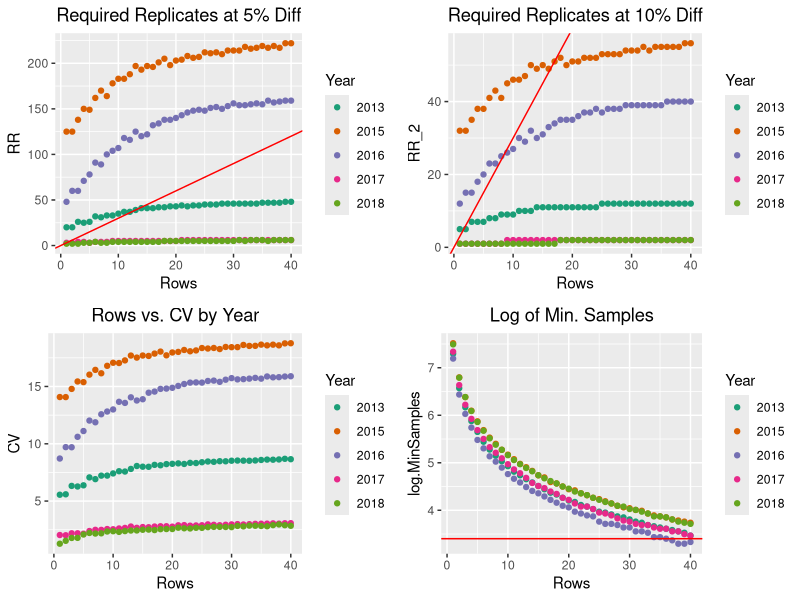
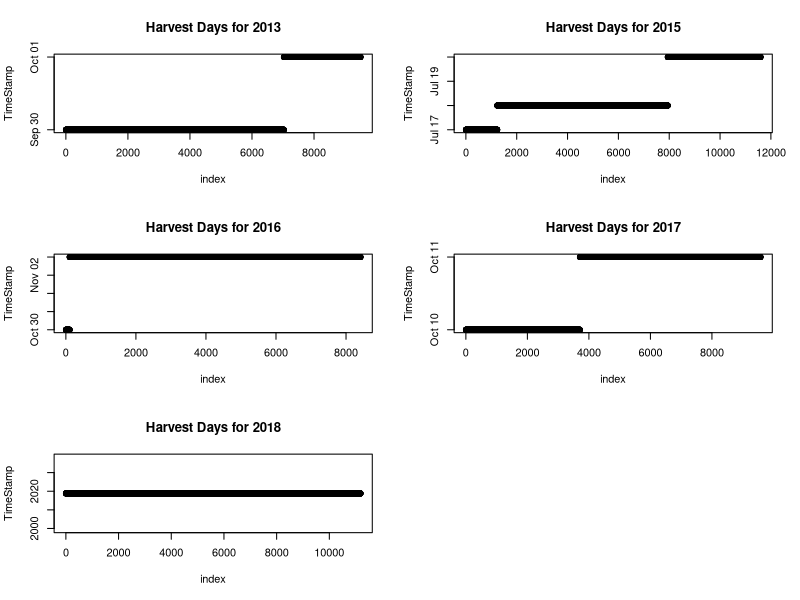

Write R code to recreate these figures, in order. (Note: a time limit stopped this script after it produced the figures.)
## ---- chunk 1
start <- Sys.time()
## ---- chunk 2
# install.packages('dplyr')
suppressWarnings(suppressMessages(library(dplyr)))
# install.packages('ggplot2')
suppressWarnings(suppressMessages(library(ggplot2)))
# install.packages('RColorBrewer')
suppressWarnings(suppressMessages(library(RColorBrewer)))
# install.packages('gridExtra')
suppressWarnings(suppressMessages(library(gridExtra)))
## ---- chunk 3
df <- list(home.2013=read.csv('home.2013.csv',header = T),
           home.2015=read.csv('home.2015.csv',header = T),
           home.2016=read.csv('home.2016.csv',header = T),
           home.2017=read.csv('home.2017.csv',header = T),
           home.2018=read.csv('home.2018.csv',header = T))
## ---- chunk 4
rr.func <- function(g_mean,sd,dif,alpha = 0.05, beta = 0.20) {
  z_alpha <- qnorm(1-alpha/2)
  z_beta <- qnorm(1-beta)
  cv <- sd/g_mean
  return(ceiling(2*((cv/dif)^2)*((z_alpha + z_beta)^2)))
}
## ---- chunk 5
optrr.func <- function(years,max_long,max_lat,lat_seq,long_length,dif_1,dif_2){ # begin function
  # Determining length of the data frame to store results from the function
  optrr.length <- length(years)*tail(lat_seq,n=1)  
  # Empty data frame used to store Year,CV, Rows, and RR
  optrr.dat <- data.frame(Year=numeric(length=optrr.length),
                        CV=numeric(length=optrr.length),
                        Rows=numeric(length=optrr.length),
                        RR=numeric(length=optrr.length),
                        RR_2=numeric(length=optrr.length),
                        log.MinSamples=numeric(length=optrr.length))
  k=1
  for(j in 1:length(years)){ # begin 1st for loop
    g_mean <- mean(df[[j]]$Yield)
    for(i in lat_seq){ # begin 2nd for loop
      n = 1
      # Temporary vector to store observations per grid cell to calculate the estimates
      temp.est <- vector(length=lat_seq[i]*long_length)
      # Temporary vector to store sample sizes to calculate the minimum sample number
      n_sum.est <- vector(length=lat_seq[i]*long_length)
      # Loop to determine which observations go into which grid cell
      for(long in 1:long_length){ # begin 3nd for loop
        for(lat in 1:lat_seq[i]){ # begin 4th for loop
          x <- df[[j]] %>% select(Yield,Longitude,Latitude) %>% 
               filter(Longitude <= max_long/long_length * long &
                      Latitude <= max_lat/lat_seq[i] * lat &
                      Longitude >= max_long/long_length * (long-1) &
                      Latitude >= max_lat/lat_seq[i]* (lat-1)
               )
          temp.est[n] <- mean(x$Yield)
          n_sum.est[n] <- length(x$Yield)
          n <- n + 1
        } # end 4th for loop
      } # end 3rd for loop
      optrr.dat$Year[k] <- year[j]
      
      optrr.dat$CV[k] <- sd(temp.est)/g_mean*100
      optrr.dat$Rows[k] <- i
      # Running the RR function to determine RR per iteration
      # Using grand mean for RR calculations (mean for all observations within a year)
      # Using the sample standard deviation for RR calculations 
      # (SD for all estimates within a year)
      optrr.dat$RR[k] <- rr.func(g_mean,sd(temp.est),dif)
      optrr.dat$RR_2[k] <- rr.func(g_mean,sd(temp.est),dif_2)
      # Calculating the minimum number of samples per iteration then converting to log
      optrr.dat$log.MinSamples[k] <- log(min(n_sum.est))
      k <- k + 1  
    } # end 2nd for loop
  } # end 1st for loop
  # Converting the years to character string for graphing purposes
  optrr.dat$Year <- as.character(optrr.dat$Year)
  return(optrr.dat)
} # end function
## ---- chunk 6
year <- c(2013,2015,2016,2017,2018)
max_long <- 600
max_lat <- 400
lat_seq <- 1:40
long_length <- 6
dif = 0.05
dif_2 = 0.1
plot <- list()
# Running optimal RR function to prepare data for graphing at diff = 5% & 10%
optrr.dat <- optrr.func(year,max_long,max_lat,lat_seq,long_length,dif,dif_2)
# Plotting data using ggplot and scale+_color_brewer to year color
# palette
plot[[1]]<-(ggplot(optrr.dat,aes(Rows,RR,colour = Year)) + geom_point() +
 scale_color_brewer(palette = 'Dark2') + 
 ggtitle('Required Replicates at 5% Diff') +
 # Creates line at slope = 3 to show RR boundries
 geom_abline(intercept = 0, slope = 3, col = 'red') +
 theme(plot.title = element_text(hjust = 0.5))) 

plot[[2]]<-(ggplot(optrr.dat,aes(Rows,RR_2,colour = Year)) + geom_point() +
 scale_color_brewer(palette = 'Dark2') + 
 ggtitle('Required Replicates at 10% Diff') +
 geom_abline(intercept = 0, slope = 3, col = 'red') +
 theme(plot.title = element_text(hjust = 0.5))) 

plot[[3]]<-(ggplot(optrr.dat,aes(Rows,CV,colour = Year)) + geom_point() +
 scale_color_brewer(palette = 'Dark2') + ggtitle('Rows vs. CV by Year') +
 theme(plot.title = element_text(hjust = 0.5)))

plot[[4]]<-(ggplot(optrr.dat,aes(Rows,log.MinSamples,colour = Year)) + geom_point() 
  + scale_color_brewer(palette = 'Dark2') + ggtitle('Log of Min. Samples') +
    geom_abline(intercept = log(30), slope = 0, col = 'red') +
    theme(plot.title = element_text(hjust = 0.5))) 

grid.arrange(plot[[1]],plot[[2]],plot[[3]],plot[[4]],ncol=2)
## ---- chunk 7
# Empty vector that will hold the summation of the screening analysis
ds <- vector(length=length(df))

for(j in 1:length(df)){ # begin 1st for loop
  # Transforms the TimeStamp data to a date format
  # I rounded the date to exclude hour and minute as it is not necessary
  # for this analysis
  df[[j]]$TimeStamp <- as.Date(as.character(df[[j]]$TimeStamp),'%Y-%m-%d')
  for(i in 1:length(df[[j]]$TimeStamp)){ # begin 2nd for loop
    # If statement that determines if the difference is less than or equal to
    # 7 days
    if(df[[j]]$TimeStamp[i]-(min(df[[j]]$TimeStamp))<=7){ # begin if statement-True
      df[[j]]$Harvest[i] <- 0} # end if statement - True
    else df[[j]]$Harvest[i] <- 1
  } # end 2nd for loop
} # end 1st for loop
# Loop to sum Harvest column per year
for(i in 1:length(df)){ # begin for loop
  ds[i] <- sum(df[[i]]$Harvest)
} # end for loop

ds
## ---- chunk 8
par(mfrow=c(3,2))

for(j in 1:length(year)){
  index <- 1:length(df[[j]][,1])
  plot(df[[j]]$TimeStamp~index,main = paste0('Harvest Days for ',year[j]),
       ylab='TimeStamp')
}
## ---- chunk 9
# Data frame used to store min/max data for longitude and latitude
long_lat_check <- data.frame(Year=year, lat_min=numeric(length = length(df)),
                             lat_max=numeric(length = length(df)),
                             long_min=numeric(length = length(df)),
                             long_max=numeric(length = length(df)))
# Loop to add data to the data frame across the years.
for(j in 1:length(df)){
  long_lat_check[j,2] <- min(df[[j]][,2])
  long_lat_check[j,3] <- max(df[[j]][,2])
  long_lat_check[j,4] <- min(df[[j]][,3])
  long_lat_check[j,5] <- max(df[[j]][,3])
}
long_lat_check
## ---- chunk 10
# Setting the number of rows and columns based on the grid size 
lat_length <- 20
long_length <- 6
k=1
est.length <- lat_length*long_length*length(year)
est.dat <- data.frame(year=numeric(est.length), Estimates=numeric(est.length),
                      n=numeric(est.length),
                      obs.sd=numeric(est.length),mu_class_y=numeric(est.length),
                      sd_class_y=numeric(est.length))

# Adding blank column for reference to add normalized mean and std. dev.
# to orginial data frames
for(j in 1:length(year)){
  df[[j]]$Ref_k <- numeric(length=dim(df[[j]])[1])
  df[[j]]$Ref_n <- numeric(length=dim(df[[j]])[1]) 
}

# Loop to calculate estimates for each grid cell
for(j in 1:length(year)){ # begin 1st for loop
  n=1
  for(long in 1:long_length){ # begin 2nd for loop
    for(lat in 1:lat_length){ # begin 3rd for loop
      x <- df[[j]] %>% select(Yield,Longitude,Latitude) %>% 
           filter(Longitude <= max_long/long_length * long &
                  Latitude <= max_lat/lat_length * lat &
                  Longitude >= max_long/long_length * (long-1) &
                  Latitude >= max_lat/lat_length* (lat-1)
           )
      est.dat$year[k] <- year[j]
      est.dat$Estimates[k] <- mean(x$Yield)
      est.dat$n[k] <- n
      # Standard Deviation for each grid cell among the observations per year
      est.dat$obs.sd[k] <- sd(x$Yield)
      
      # Setting the grid cell number for merger of yearly data sets
      # Setting the reference number for merging and graphing purposes
      for(i in 1:dim(df[[j]])[1]){ # begin 4th for loop
        if(df[[j]]$Longitude[i] <= max_long/long_length * long &&
           df[[j]]$Latitude[i] <= max_lat/lat_length * lat &&
           df[[j]]$Longitude[i] >= max_long/long_length * (long-1) &&
           df[[j]]$Latitude[i] >= max_lat/lat_length* (lat-1)){
           df[[j]]$Ref_k[i] <- k
           df[[j]]$Ref_n[i] <- n
        }
      } # end 4th for loop
      k <- k + 1   
      n <- n + 1
     } # end 3rd for loop
    } # end 2nd for loop
} # end 1st for loop
# Ranking each estimate by year for normalization
est.dat <- est.dat %>% group_by(year) %>% mutate(rank=rank(Estimates))
est.dat <- est.dat %>% group_by(n) %>% mutate(rrank=mean(rank))
# Converting the year column to category set for plotting purposes
est.dat$year <- as.character(est.dat$year)
## ---- chunk 11
plot=list()
plot[[1]] <- (ggplot(est.dat,aes(n,Estimates,colour = year)) + geom_point() 
  + scale_color_brewer(palette = 'Dark2') + ggtitle('Grid Cells vs. Estimates')
  + theme(plot.title = element_text(hjust = 0.5)))

plot[[2]] <- (ggplot(est.dat,aes(rrank,Estimates,colour = year)) + geom_point() 
  + scale_color_brewer(palette = 'Dark2')+ ggtitle('Mean Ranking vs. Estimates')
  + theme(plot.title = element_text(hjust = 0.5)))

grid.arrange(plot[[1]],plot[[2]],ncol=1)
## ---- chunk 12
est_merge.dat <- data.frame(n=1:120,
                 mu=numeric(length=120),
                 sd=numeric(length=120),
                 mu_class=numeric(length=120),
                 sd_class=numeric(length=120))
# Setting mean rank for each grid cell across each year
suppressMessages(mu <- est.dat %>% group_by(n) %>% summarize(mean(rank)))
# Setting standard deviation of normalized grid cell yield values across each year
suppressMessages(sd <- est.dat %>% group_by(n) %>% summarize(sd(rank)))
est_merge.dat[2] <- mu[2]
est_merge.dat[3] <- sd[2]
## ---- chunk 13
# for loop/ if statment to set mean and standard deviation classification
# for merged data.
for(i in 1:dim(est_merge.dat)[1]){
  # Using quantiles for 25% and 75% boundries of classification
  if(est_merge.dat$mu[i] >= quantile(est_merge.dat$mu)[4]){
    est_merge.dat$mu_class[i] <- 'High'}
  else if(est_merge.dat$mu[i] <= quantile(est_merge.dat$mu)[2]){
    est_merge.dat$mu_class[i] <- 'Low'}
  else est_merge.dat$mu_class[i] <- 'Average'
  
  if(est_merge.dat$sd[i] >= quantile(est_merge.dat$sd)[4]){
    est_merge.dat$sd_class[i] <- 'Unstable'}
  else if(est_merge.dat$sd[i] <= quantile(est_merge.dat$sd)[2]){
    est_merge.dat$sd_class[i] <- 'Stable'}
  else est_merge.dat$sd_class[i] <- 'Average'  
}
# Creating arrays for mean and standard deviation quantiles for each of the years
q_m <- do.call('rbind',tapply(est.dat$Estimates,est.dat$year, quantile))
q_s <- do.call('rbind',tapply(est.dat$obs.sd,est.dat$year, quantile))
# for loop/if statement to add mean and standard deviation classifications 
# for each year
for(j in 1:length(year)){
  for(i in 1:dim(est.dat)[1]){
    if(est.dat$Estimates[i] >= q_m[j,4] &&
       est.dat$year[i] == year[j]){
       est.dat$mu_class_y[i] <- 'High'}
    else if(est.dat$Estimates[i] <= q_m[j,2] &&
       est.dat$year[i] == year[j]){
       est.dat$mu_class_y[i] <- 'Low'}
    else if(est.dat$Estimates[i] < q_m[j,4] &&
       est.dat$Estimates[i] > q_m[j,2] &&
       est.dat$year[i] == year[j]){
       est.dat$mu_class_y[i] <- 'Average'}
    
    if(est.dat$obs.sd[i] >= q_s[j,4] &&
       est.dat$year[i] == year[j]){
       est.dat$sd_class_y[i] <- 'Unstable'}
    else if(est.dat$obs.sd[i] <= q_s[j,2] &&
       est.dat$year[i] == year[j]){
       est.dat$sd_class_y[i] <- 'Stable'}
    else if(est.dat$obs.sd[i] < q_s[j,4] &&
       est.dat$Estimates[i] > q_s[j,2] &&
       est.dat$year[i] == year[j]){
       est.dat$sd_class_y[i] <- 'Average'}   
  }
}
## ---- chunk 14
# Creating columns for mean, standard deviation, and classification for 
# each of the original data sets for graphing/analysis purposes
for(j in 1:length(year)){
  df[[j]]$mu <- numeric(length=dim(df[[j]])[1])
  df[[j]]$sd <- numeric(length=dim(df[[j]])[1])
  df[[j]]$mu_class <- numeric(length=dim(df[[j]])[1])
  df[[j]]$sd_class <- numeric(length=dim(df[[j]])[1])
  df[[j]]$mu_y <- numeric(length=dim(df[[j]])[1])
  df[[j]]$sd_y <- numeric(length=dim(df[[j]])[1])
  df[[j]]$mu_class_y <- numeric(length=dim(df[[j]])[1])
  df[[j]]$sd_class_y <- numeric(length=dim(df[[j]])[1])  
}
# for loop to add mean, standard deviation, and classification
# to the original data set from the merged data set
for(i in 1:dim(est_merge.dat)[1]){ # begin 1st for loop
  for(j in 1:length(year)){ # begin 2nd for loop
    for(k in 1:dim(df[[j]])[1]){ # begin 3rd for loop
      if(est_merge.dat$n[i]==df[[j]]$Ref_n[k]){ # begin if statement
        df[[j]]$mu[k] <- est_merge.dat$mu[i]
        df[[j]]$sd[k] <- est_merge.dat$sd[i]
        df[[j]]$mu_class[k] <- est_merge.dat$mu_class[i]
        df[[j]]$sd_class[k] <- est_merge.dat$sd_class[i]
      } # end if statement
    } # end 3rd for loop
  } # end 1st for loop
} # end 1st for loop

# for loop to add mean, standard deviation, and classification
# to the original data set from the pre merged data set
for(i in 1:dim(est.dat)[1]){ # begin 1st for loop
  for(j in 1:length(year)){ # begin 2nd for loop
    for(k in 1:dim(df[[j]])[1]){ # begin 3rd for loop
       if(est.dat$n[i] == df[[j]]$Ref_n[k] &&
       est.dat$year[i] == year[j]){ # begin if statement
         df[[j]]$mu_y[k] <- est.dat$Estimates[i]
         df[[j]]$sd_y[k] <- est.dat$obs.sd[i]
         df[[j]]$mu_class_y[k] <- est.dat$mu_class_y[i]
         df[[j]]$sd_class_y[k] <- est.dat$sd_class_y[i]
       } # end if statement
    } # end 3rd for loop
  } # end 2nd for loop
} # end 1st for loop


## ---- chunk 15
plot <- list()
for(j in 1:5){
plot[[j]] <- (ggplot(df[[j]],aes(Longitude,Latitude,color = mu_class)) + geom_point() 
+ scale_color_manual(values = c("cadetblue3", "cadetblue4", "cadetblue2")) 
+ ggtitle(paste0('Grid cell classification - mean rank \n for Harvest Formation in ',year[j]))
+ theme(plot.title = element_text(hjust = 0.5))
+ labs(color='Mu Class'))
}
grid.arrange(plot[[1]],plot[[2]],plot[[3]],plot[[4]],plot[[5]],ncol=2)
## ---- chunk 16
plot <- list()
for(j in 1:5){
plot[[j]] <- (ggplot(df[[j]],aes(Longitude,Latitude,color = sd_class)) + geom_point() 
+ scale_color_manual(values = c("coral3", "coral", "coral4")) 
+ ggtitle(paste0('Grid cell classification - Std. Dev. \n for Harvest Formation in ',year[j]))
+ theme(plot.title = element_text(hjust = 0.5))
+ labs(color='SD Class'))
}
grid.arrange(plot[[1]],plot[[2]],plot[[3]],plot[[4]],plot[[5]],ncol=2)
## ---- chunk 17
plot <- list()
for(j in 1:5){
plot[[j]] <- (ggplot(df[[j]],aes(Longitude,Latitude,color = mu)) + geom_point() 
+ scale_color_distiller(type = 'seq',palette = 'YlGn',direction = 1) 
+ ggtitle(paste0('Grid cell classification - mean rank \n for Harvest Formation in ',year[j]))
+ theme(plot.title = element_text(hjust = 0.5))
+ labs(color='Norm Rank'))
}
grid.arrange(plot[[1]],plot[[2]],plot[[3]],plot[[4]],plot[[5]],ncol=2)
## ---- chunk 18
plot <- list()
for(j in 1:5){
plot[[j]] <- (ggplot(df[[j]],aes(Longitude,Latitude,color = sd)) + geom_point() 
+ scale_color_distiller(type = 'seq',palette = 'Oranges',direction = 1) 
+ ggtitle(paste0('Grid cell classification - Std. Dev. \n for Harvest Formation in ',year[j]))
+ theme(plot.title = element_text(hjust = 0.5))
+ labs(color='Norm SD'))
}
grid.arrange(plot[[1]],plot[[2]],plot[[3]],plot[[4]],plot[[5]],ncol=2)
## ---- chunk 19
plot <- list()
for(j in 1:5){
plot[[j]] <- (ggplot(df[[j]],aes(Longitude,Latitude,color = mu_class_y)) + geom_point() 
+ scale_color_manual(values = c("cadetblue3", "cadetblue4", "cadetblue2")) 
+ ggtitle(paste0('Grid cell classification - mean rank \n for ',year[j]))
+ theme(plot.title = element_text(hjust = 0.5))
+ labs(color='Mu Class'))
}
grid.arrange(plot[[1]],plot[[2]],plot[[3]],plot[[4]],plot[[5]],ncol=2)
## ---- chunk 20
plot <- list()
for(j in 1:5){
plot[[j]] <- (ggplot(df[[j]],aes(Longitude,Latitude,color = sd_class_y)) + geom_point() 
+ scale_color_manual(values = c("coral3", "coral", "coral4")) 
+ ggtitle(paste0('Grid cell classification - Std. Dev. \n for ',year[j]))
+ theme(plot.title = element_text(hjust = 0.5))
+ labs(color='SD Class'))
}
grid.arrange(plot[[1]],plot[[2]],plot[[3]],plot[[4]],plot[[5]],ncol=2)
## ---- chunk 21
end <- Sys.time()

end - start
